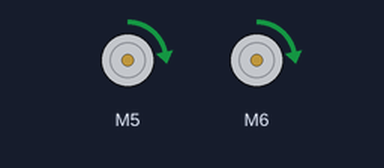
The sketch below on a simulated Arduino Uno, built with avr-gcc and run on an emulated ATmega328P. Shown: 2 × DC motor (green arrow = forward, orange = backward, longer = faster).

Above: at 0.2 s.
At 0.7 s:
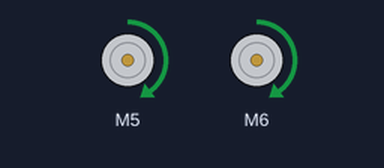
At 3.7 s:
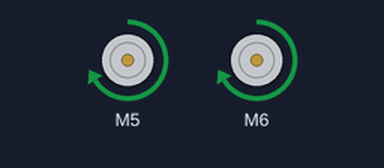
Timing chart, 0 to 5.8 s (numbered marks = the images above):
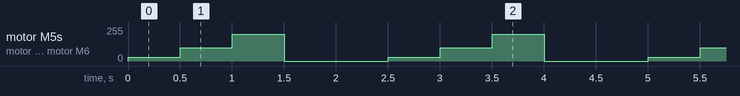

Measured:
- by itself, motor M5, motor M6: repeats every 2.5 s: forward 100/255 0.50 s, forward 200/255 0.50 s, stopped 1.0 s, forward 30/255 0.50 s

The sketch:

Motor_Driver_Test.ino
```cpp
// Author: RICR - Raj Institute of Coding and Robotics
// https://ricr.in
// contact@ricr.in +918889991736

// Download below two library on your arduino IDE you will get this from google
#include <SparkFun_TB6612.h>  // This libaray is for sparkfun motor driver

// Initialization of the motors
#define AIN1 5
#define BIN1 6
#define AIN2 4
#define BIN2 7
#define PWMA 3
#define PWMB 11
#define STBY 6
const int offsetA = 1;
const int offsetB = 1;


// Creating the instance of class for motor and senors
Motor motor1 = Motor(AIN1, AIN2, PWMA, offsetA, STBY);
Motor motor2 = Motor(BIN1, BIN2, PWMB, offsetB, STBY);

void setup()
{


}
void loop() {
  forward(motor1, motor2, 30);
  delay(500);
  forward(motor1, motor2, 100);
  delay(500);                              // For graduly increasing speed so that bot dose not get direct high speed at the start
  forward(motor1, motor2, 200);
  delay(500);
  brake(motor1, motor2);
  delay(1000);
}
```
